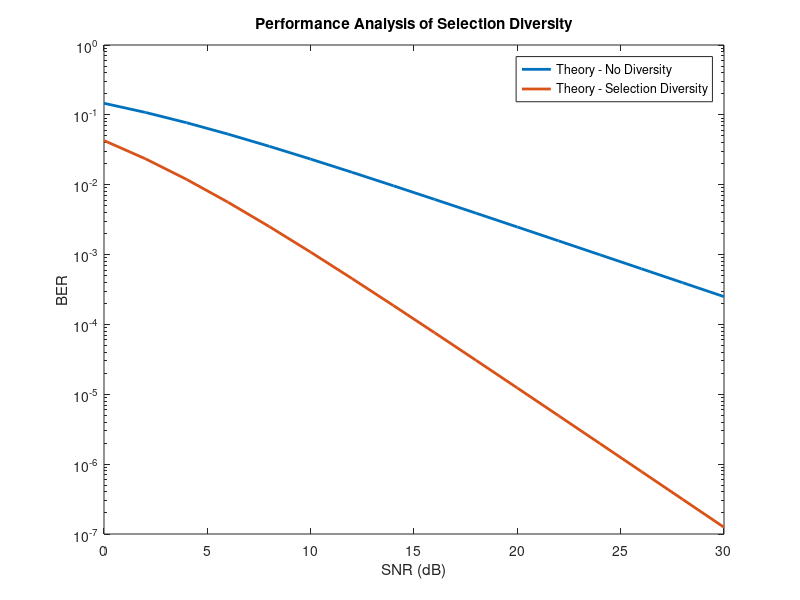
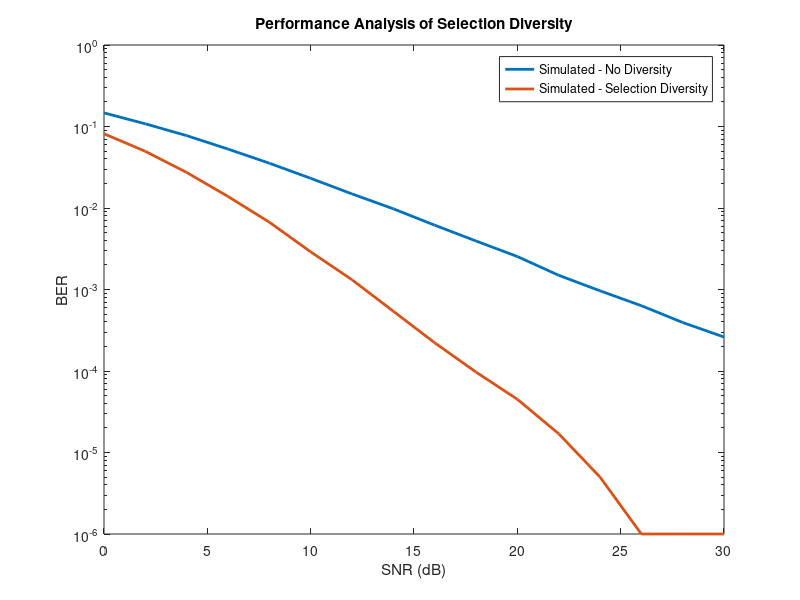
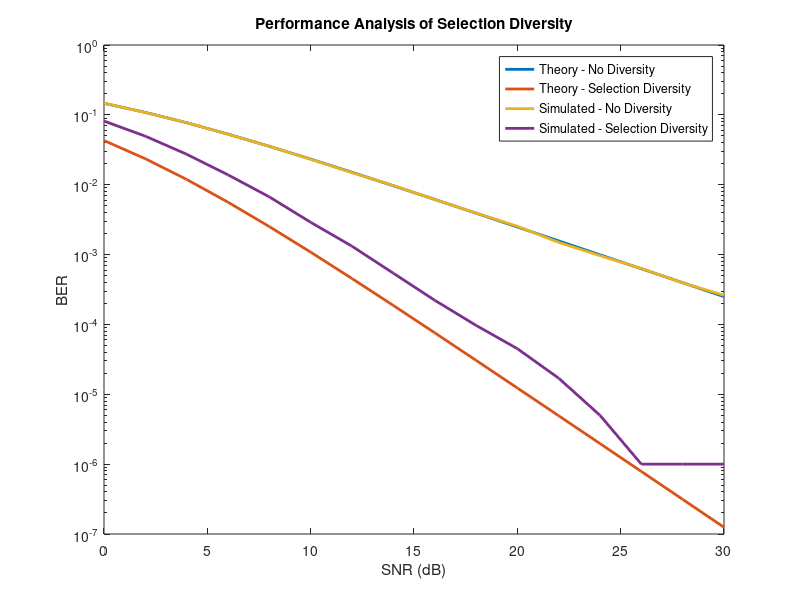

Write the MATLAB code that produced these figures, in order.
clc; clear all; close all;

N = 1e6;
SNR_dB = 0:2:30;
SNR_lin = 10 .^ (SNR_dB./10);

BER_no_div = zeros (1, length(SNR_dB));
BER_sel_div = zeros (1, length(SNR_dB));

for i = 1:length(SNR_dB)
    bits = randi ([0 1], 1, N);
    
    s = 2*bits - 1; % bpsk modulation
    
    h1 = (randn(1, N) + 1j * randn (1, N)) / sqrt (2);
    h2 = (randn(1, N) + 1j * randn (1, N)) / sqrt (2);
    
    r_no_div = h1 .* s; % without diversity
    noise_no_div = (randn(1, N) + 1j * randn (1, N)) / sqrt (2 * SNR_lin(i));
    y_no_div = r_no_div + noise_no_div;
    y_eq_no_div = y_no_div ./ h1; % zero forcing equalization
    bits_rx_no_div = real (y_eq_no_div) > 0; % bpsk demodulation
    BER_no_div(i) = sum (bits ~= bits_rx_no_div) / N;
    
    r1 = h1 .* s; % with diversity - 2 branches
    r2 = h2 .* s;
    noise1 = (randn(1, N) + 1j * randn (1, N)) / sqrt (2 * SNR_lin(i));
    noise2 = (randn(1, N) + 1j * randn (1, N)) / sqrt (2 * SNR_lin(i));
    y1 = r1 + noise1; y2 = r2 + noise2;
    SNR1 = abs (h1.^2);
    SNR2 = abs (h2.^2);
    y_sel = y1;
    h_sel = h1; % select default
    y_sel (SNR2 > SNR1) = y2 (SNR2 > SNR1);
    h_sel (SNR2 > SNR1) = h2 (SNR2 > SNR1); % if snr2 greater, select y2 and h2
    y_eq_sel = y_sel ./ h_sel;
    bits_rx_sel_div = real (y_eq_sel) > 0;
    BER_sel_div(i) = sum (bits ~= bits_rx_sel_div) / N;
    
end

BER_theory_no_div = 0.5 * (1 - sqrt (SNR_lin ./ (1+SNR_lin)));
BER_theory_sel_div = 0.5 * (1 - sqrt (SNR_lin ./ (1+SNR_lin))).^2;

figure(1);
semilogy (SNR_dB, BER_theory_no_div, 'LineWidth', 2); hold on;
semilogy (SNR_dB, BER_theory_sel_div, 'LineWidth', 2); hold off;
title ('Performance Analysis of Selection Diversity');
xlabel ('SNR (dB)'); ylabel ('BER');
legend ('Theory - No Diversity', 'Theory - Selection Diversity');

figure(2);
semilogy (SNR_dB, BER_no_div, 'LineWidth', 2); hold on;
semilogy (SNR_dB, BER_sel_div, 'LineWidth', 2); hold off;
title ('Performance Analysis of Selection Diversity');
xlabel ('SNR (dB)'); ylabel ('BER');
legend ('Simulated - No Diversity', 'Simulated - Selection Diversity');
    
figure(3);
semilogy (SNR_dB, BER_theory_no_div, 'LineWidth', 2); hold on;
semilogy (SNR_dB, BER_theory_sel_div, 'LineWidth', 2);
semilogy (SNR_dB, BER_no_div, 'LineWidth', 2);
semilogy (SNR_dB, BER_sel_div, 'LineWidth', 2); hold off;
title ('Performance Analysis of Selection Diversity');
xlabel ('SNR (dB)'); ylabel ('BER');
legend ('Theory - No Diversity', 'Theory - Selection Diversity', ...
    'Simulated - No Diversity', 'Simulated - Selection Diversity');
    
    